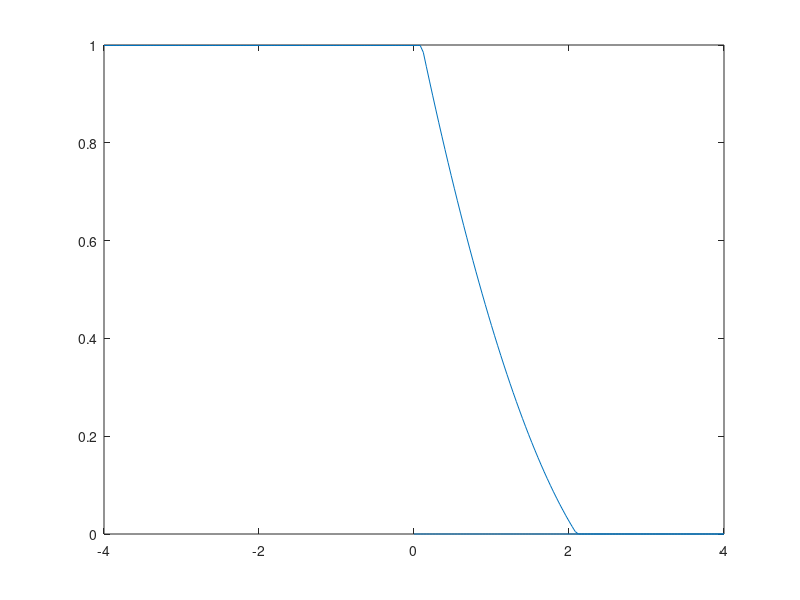
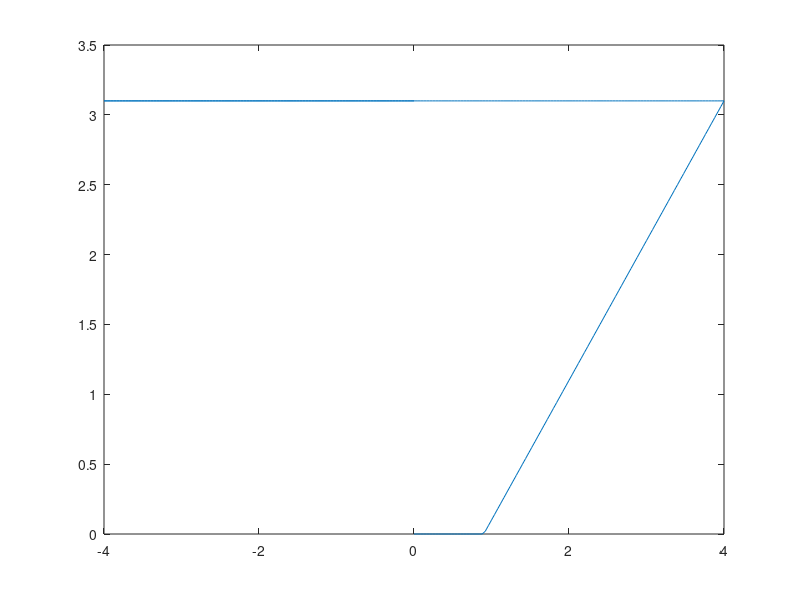
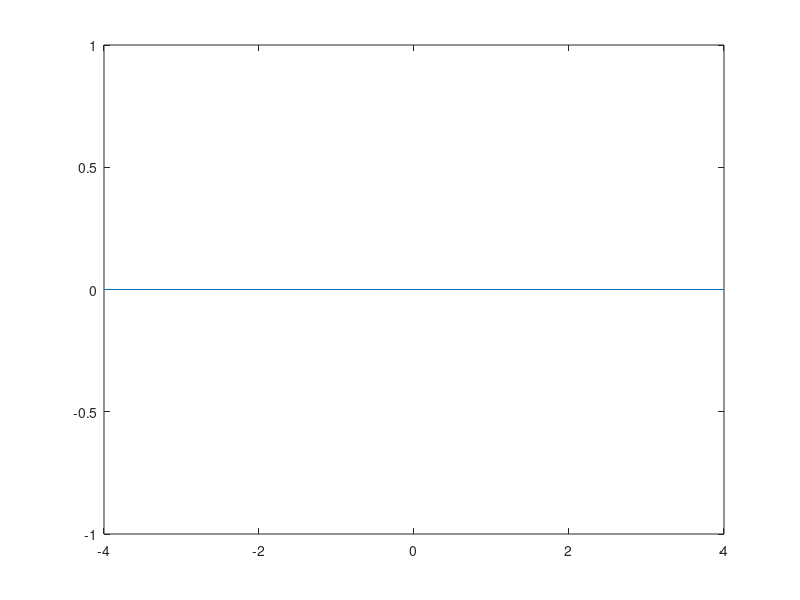
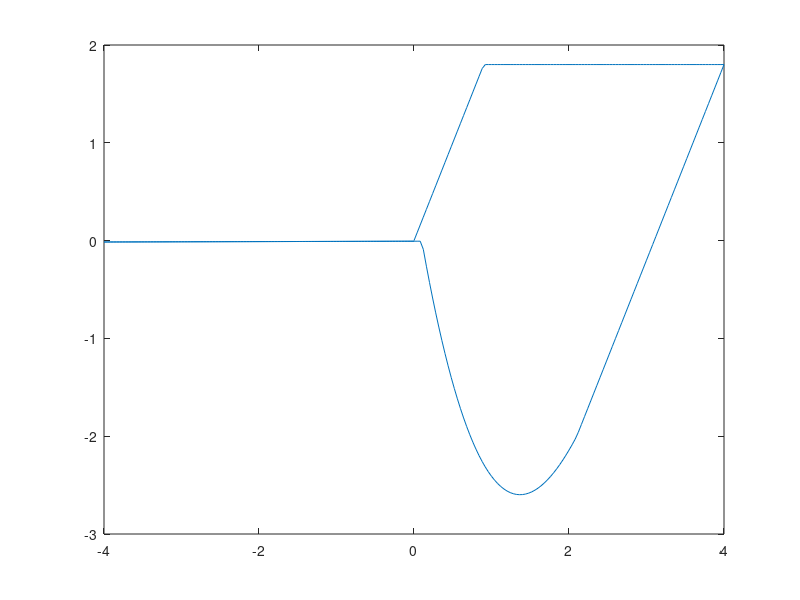

Recreate these plots in MATLAB, in order.
%-------------------------------------------
%-------------------------------------------
% Single Spring Displacement Control
% Hemivariational Elasto-Damage Model
% Newton-Raphson Solver with Penalty Formulation
clear; clc;
%-------------------------------------------
%-------------------------------------------
k1=2;
k2=1;
kt = 1;
kd = 8;
st = 1.8;
sc = st;
ubar = 4;
N = 100;
% Initial State (disp-damage-plastic/tension-plastic/comp)
u = [0, 0, 0, 0];
% Storage
U = zeros(N+1,4);
F = zeros(N+1,1);
count = 0;
for i=1:4*N
    % Displacement Step
    if i<N+1
        ui = (i/N)*ubar;
    elseif i<3*N+1
        ui = ubar-((i-N)/N)*ubar;
    elseif i<4*N+1
        ui = -ubar+((i-3*N)/N)*ubar;
    end
    U(i+1,1) = ui;
    U(i+1,2) = ((k1/(2*kd))*(U(i+1,1)-U(i,3)+U(i,4))^2-kt/kd);
    if U(i+1,2) <= U(i,2)
        U(i+1,2) = U(i,2);
    end
    if U(i+1,2)>0.999
        U(i+1,2) = 0.999;
    end
    U(i+1,3) = U(i+1,1) + U(i,4) - st/(k1*(1-U(i,2)));
    if U(i+1,3) <= U(i,3)
        U(i+1,3) = U(i,3);
    end
    U(i+1,4) = -(U(i+1,1)-U(i,3)) - sc/(k2*(1-U(i,2)));
    if U(i+1,4) <= U(i,4)
        U(i+1,4) = U(i,4);
    end
    F(i+1) = k1*(1-U(i+1,2))*(U(i+1,1)-U(i+1,3)+U(i+1,4));
    count = count + 1;
end
figure;
plot(U(:,1),U(:,2));
figure;
plot(U(:,1),U(:,3));
figure;
plot(U(:,1),U(:,4));
figure;
plot(U(:,1),F);